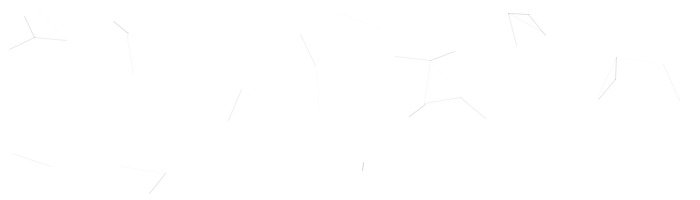
Frame 1 (no input)
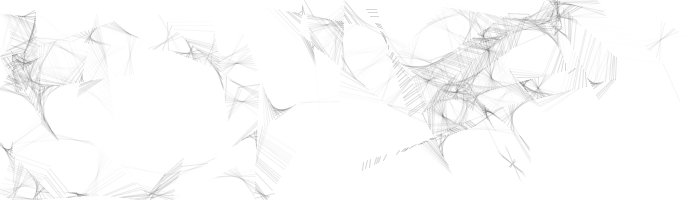
Frame 60 (the mouse pressed at the canvas centre just before this capture)
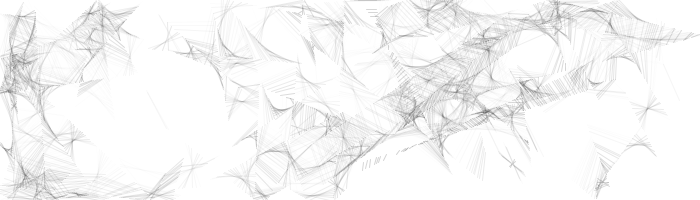
Frame 120 (the mouse held since frame 60 and released just before this capture)

The Processing sketch that drew these frames (run headless with seeded random() and noise(); from frame 60 on, the mouse is pressed at the canvas centre):

// Processing sketch: Cap7_3_1_ProcessoFormat1
// ── Cap7_3_1_ProcessoFormat1.pde
/*
 * Livro: O Código Transcendente
 * por Mateus Paresqui Berruezo.
 * Capítulo 7 - Seção 7.3
 * 
 * Parte do repositório encontrado em:
 * https://github.com/codigotranscendente/livro
 *
 * MIT License. Pode ser consultada em:
 * https://opensource.org/licenses/MIT
 */

Agente[] ags;

void setup() {
  size(700,200);
  background(255);
  
  int numAgentes = 50;
  
  ags = new Agente[numAgentes];
  for(int i = 0; i < numAgentes; i++) {
    // Distribui os agentes aleatoriamente pela tela:
    ags[i] = new Agente(random(width),random(height),random(360),2);
}

}
void draw() {
  for(int i = 0; i < ags.length; i++) {
    // Para cada agente declarado, verifica sua posição, atualiza e exibe ele:
    ags[i].detectaBordas();
    ags[i].atualizar();
    //ags[i].exibirComoReta();
    
    
    for(int j = i + 1; j < ags.length; j++) {
      float distMaxima = 50;
      float distEntreAgentes = dist(ags[i].posX,ags[i].posY,ags[j].posX,ags[j].posY);
      
      // Se a distância entre os agentes for menor que 50 pixels,
      // conecta eles através de uma reta:
      if(distEntreAgentes < distMaxima) {
        
        // Quanto mais próximos, masi suave serão as linhas que conectam os agentes:
        int alpha = (int)map(distEntreAgentes,0,distMaxima,50,0);
        
        if(random(1) < 0.5) {
          stroke(255,alpha);
        }
        else {
          stroke(0,alpha);
        }
        
        line(ags[i].posX,ags[i].posY,ags[j].posX,ags[j].posY);
        
      }
    }
  }
}
// ── Agente.pde
class Agente {
  // Atributos:
  float posXA, posYA, posX, posY;
  float angulo;
  float passo;
  
  // Construtor:
  Agente(float _posX, float _posY, float _angulo, float _passo) {
    posX = _posX;
    posXA = posX;
    posY = _posY;
    posYA = posY;
    angulo = _angulo;
    passo = _passo;
  }
  
  // Métodos:
  void atualizar() {
    // Grava a posição anterior:
    posXA = posX;
    posYA = posY;
    // Atualiza a posição atual:
    posX = posX + passo*cos(radians(angulo));
    posY = posY + passo*sin(radians(angulo));
  }
  
  void detectaBordas()
  {
    // Se o agente sair da região de limite, altera sua direção de movimento:
    if(posX < 0 || posX > width || posY < 0 || posY > height) {
      angulo = random(360);
    }
      
    // Se o agente sair da região de limite, ele volta para a região:
    if(posX < 0) {
      posX = 0;
    }
    else {
      if(posX > width) {
        posX = width;
      }
      else {
        if(posY < 0) {
          posY = 0;
        }
          else {
            if(posY > height) {
            posY = height;
          }
        }
      }
    }  
  }
  
  void exibirComoPonto() {
    stroke(0);
    strokeWeight(2);
    point(posX,posY);
  }
  
  void exibirComoReta() {
    stroke(0);
    strokeWeight(1);
    line(posXA,posYA,posX,posY);
  }
}
